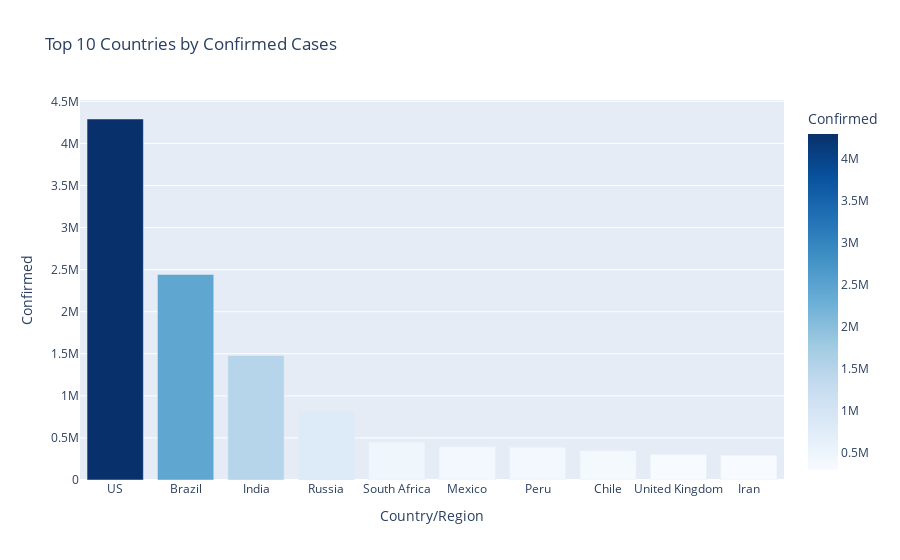

Here is the notebook cell this chart was saved with:
### Code cell
df = df[df['Country/Region'] != 'World']

df['Case Fatality Rate (%)'] = (df['Deaths'] / df['Confirmed']) * 100
df['Recovery Rate (%)'] = (df['Recovered'] / df['Confirmed']) * 100
df['Active Rate (%)'] = (df['Active'] / df['Confirmed']) * 100

top_confirmed = df.sort_values('Confirmed', ascending=False).head(10)
fig1 = px.bar(top_confirmed, x='Country/Region', y='Confirmed',
              title="Top 10 Countries by Confirmed Cases", color='Confirmed',
              color_continuous_scale='Blues')
fig1.show()

### Figure 1 — Plotly figure (JSON) as saved in the notebook; plotly's stock layout.template omitted (floating-point values rounded to 4 significant figures)
{"data": [{"alignmentgroup": "True", "hovertemplate": "Country/Region=%{x}<br>Confirmed=%{marker.color}<extra></extra>", "legendgroup": "", "marker": {"color": [4290259, 2442375, 1480073, 816680, 452529, 395489, 389717, 347923, 301708, 293606], "coloraxis": "coloraxis", "pattern": {"shape": ""}}, "name": "", "offsetgroup": "", "orientation": "v", "showlegend": false, "textposition": "auto", "type": "bar", "x": ["US", "Brazil", "India", "Russia", "South Africa", "Mexico", "Peru", "Chile", "United Kingdom", "Iran"], "xaxis": "x", "y": [4290259, 2442375, 1480073, 816680, 452529, 395489, 389717, 347923, 301708, 293606], "yaxis": "y"}], "layout": {"autosize": true, "barmode": "relative", "coloraxis": {"colorbar": {"title": {"text": "Confirmed"}}, "colorscale": [[0, "rgb(247,251,255)"], [0.125, "rgb(222,235,247)"], [0.25, "rgb(198,219,239)"], [0.375, "rgb(158,202,225)"], [0.5, "rgb(107,174,214)"], [0.625, "rgb(66,146,198)"], [0.75, "rgb(33,113,181)"], [0.875, "rgb(8,81,156)"], [1, "rgb(8,48,107)"]]}, "legend": {"tracegroupgap": 0}, "title": {"text": "Top 10 Countries by Confirmed Cases"}, "xaxis": {"anchor": "y", "autorange": true, "domain": [0, 1], "range": [-0.5, 9.5], "title": {"text": "Country/Region"}, "type": "category"}, "yaxis": {"anchor": "x", "autorange": true, "domain": [0, 1], "range": [0, 4516000.0], "title": {"text": "Confirmed"}, "type": "linear"}}}
